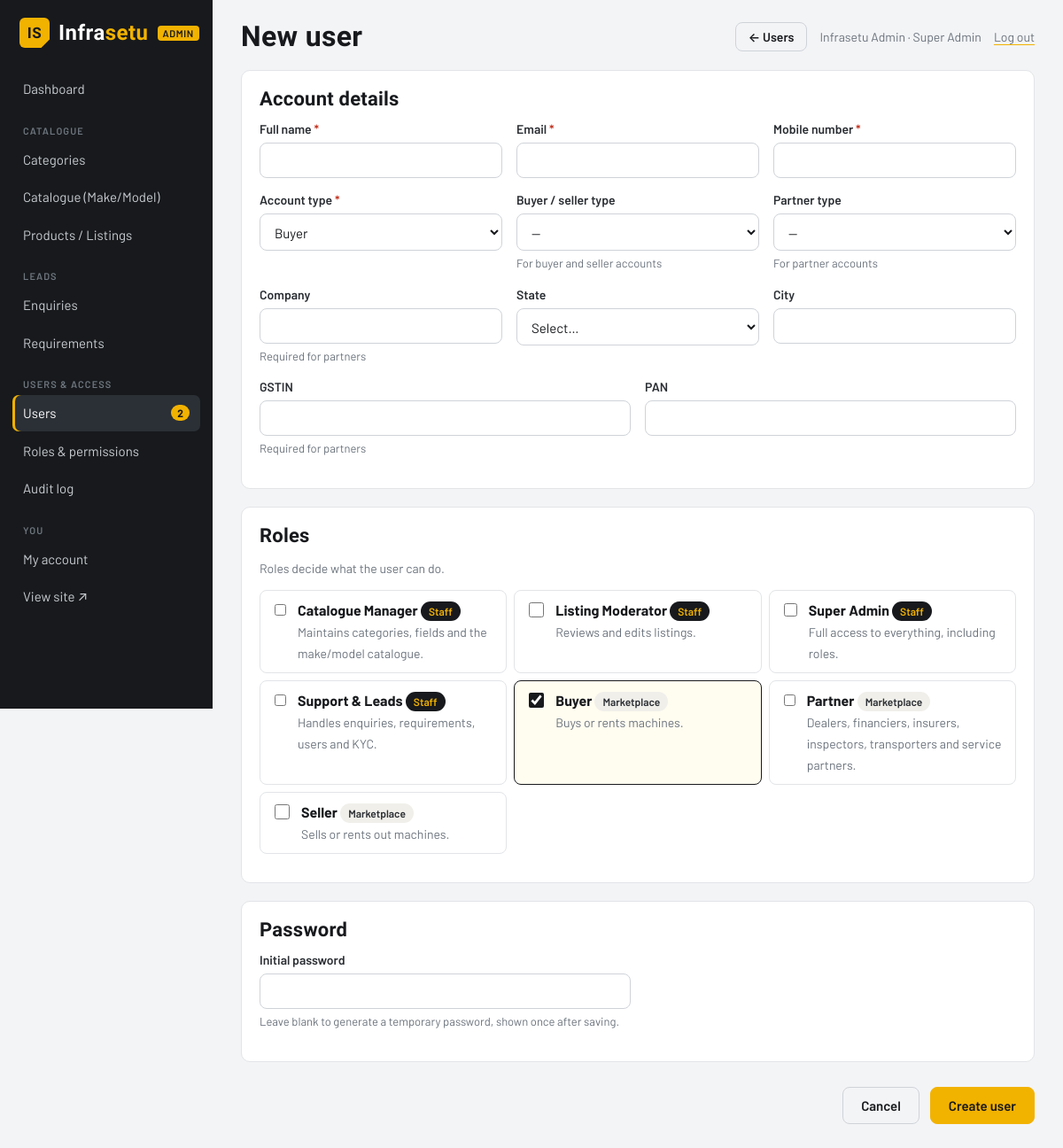
The page /admin/users/new (signed in) on the database its author committed.
### models.py (models this page shows, shortened)
class TimestampMixin:
    created_at = db.Column(db.DateTime, default=datetime.utcnow, nullable=False)
    updated_at = db.Column(db.DateTime, default=datetime.utcnow, onupdate=datetime.utcnow, nullable=False)

class User(TimestampMixin, db.Model):
    __tablename__ = "users"
    id = db.Column(db.Integer, primary_key=True)
    name = db.Column(db.String(120), nullable=False)
    email = db.Column(db.String(160), unique=True, nullable=False, index=True)
    phone = db.Column(db.String(20), nullable=False)
    company = db.Column(db.String(160))
    password_hash = db.Column(db.String(255), nullable=False)
    role = db.Column(db.String(20), default="user", nullable=False)
    is_active = db.Column(db.Boolean, default=True, nullable=False)  # False = suspended
    account_type = db.Column(db.String(20), default="buyer", nullable=False, index=True)
    business_type = db.Column(db.String(60))  # buyer / seller sub-type
    state = db.Column(db.String(60))
    city = db.Column(db.String(80))
    gstin = db.Column(db.String(15))
    pan = db.Column(db.String(10))
    verification_status = db.Column(db.String(20), default="not_submitted", nullable=False)
    verification_note = db.Column(db.String(255))
    verified_at = db.Column(db.DateTime)
    verified_by_id = db.Column(db.Integer)
    last_login_at = db.Column(db.DateTime)
    failed_logins = db.Column(db.Integer, default=0, nullable=False)
    locked_until = db.Column(db.DateTime)
    password_changed_at = db.Column(db.DateTime)
    products = db.relationship("Product", back_populates="user", lazy="dynamic")
    roles = db.relationship("Role", secondary="user_roles", back_populates="users", lazy="selectin",
                            order_by="Role.name")
    partner_profile = db.relationship("PartnerProfile", back_populates="user", uselist=False,
                                      cascade="all, delete-orphan")
    @property
    def permissions(self):
        if any(r.slug == "super_admin" for r in self.roles):
            return set(PERMISSIONS)
        return set().union(*(r.codes for r in self.roles)) if self.roles else set()
    def has_permission(self, code):
        return bool(self.is_active) and code in self.permissions

class Role(TimestampMixin, db.Model):
    __tablename__ = "roles"
    id = db.Column(db.Integer, primary_key=True)
    slug = db.Column(db.String(60), unique=True, nullable=False, index=True)
    name = db.Column(db.String(80), unique=True, nullable=False)
    description = db.Column(db.String(255))
    is_staff = db.Column(db.Boolean, default=False, nullable=False)  # admin-panel role
    is_system = db.Column(db.Boolean, default=False, nullable=False)  # built in, cannot be deleted
    grants = db.relationship("RolePermission", back_populates="role", cascade="all, delete-orphan")
    users = db.relationship("User", secondary="user_roles", back_populates="roles")

### admin_users.py (the view)
@bp.route("/users/new", methods=["GET", "POST"])
@permission_required("users.manage")
def user_new():
    errors = FormErrors()
    u = User(account_type=request.values.get("type", "buyer"), is_active=True)
    if request.method == "POST":
        f = request.form
        with db.session.no_autoflush:
            _apply_user_form(u, f, errors, creating=True)
            role_ids = [int(i) for i in f.getlist("roles") if i.isdigit()]
            pw = (f.get("password") or "").strip()
            if pw and (len(pw) < 8 or pw.isalpha() or pw.isdigit()):
                errors.add("password", "Password must be 8+ characters with letters and numbers.")
            if not errors:
                _set_roles(u, role_ids, errors)
        if not errors:
            temp = pw or _temp_password()
            u.set_password(temp)
            u.role = "admin" if any(r.is_staff for r in u.roles) else "user"
            if u.account_type == "partner":
                u.verification_status = "pending"
            db.session.add(u)
            db.session.flush()
            audit("user.create", u, f"{u.email} as {u.account_type}; roles: {', '.join(r.name for r in u.roles)}")
            db.session.commit()
            flash(f"User {u.email} created." + ("" if pw else f" Temporary password: {temp} — share it securely; "
                                                  "the user should change it after logging in."), "success")
            return redirect(url_for("admin.user_detail", uid=u.id))
        db.session.rollback()
        flash("Please fix the errors below.", "danger")
        form = f.to_dict()
        form["roles"] = f.getlist("roles")
    else:
        default_role = Role.query.filter_by(slug=u.account_type).first()
        form = {"account_type": u.account_type, "roles": [str(default_role.id)] if default_role else []}
    return render_template("admin/user_form.html", u=None, form=form, errors=errors, roles=_assignable_roles())

### admin.py (called while the page is built)
@bp.before_request
@permission_required("admin.access")
def _guard():
    pass

### admin_users.py (called while the page is built)
def _assignable_roles():
    roles = Role.query.order_by(Role.is_staff.desc(), Role.name).all()
    if g.user.has_permission("roles.manage"):
        return roles
    return [r for r in roles if not r.is_staff]

### utils.py (called while the page is built)
def load_current_user():
    uid = session.get("user_id")
    g.user = db.session.get(User, uid) if uid else None
    if g.user is not None and not g.user.is_active:
        session.clear()
        g.user = None

def permission_required(*codes):
    def decorator(view):
        @wraps(view)
        def wrapped(*args, **kwargs):
            if g.user is None:
                return redirect(url_for("auth.login", next=request.full_path))
            if not any(g.user.has_permission(c) for c in codes):
                abort(403)
            return view(*args, **kwargs)
        return wrapped
    return decorator

def can(code):
    return bool(g.get("user") is not None and g.user.has_permission(code))

def csrf_token():
    if "_csrf" not in session:
        session["_csrf"] = secrets.token_hex(16)
    return session["_csrf"]

def check_csrf():
    if request.method == "POST":
        token = request.form.get("_csrf") or request.headers.get("X-CSRF-Token")
        if not token or token != session.get("_csrf"):
            abort(400, description="Invalid or missing form token. Please reload the page and try again.")

### templates/admin/user_form.html (shortened to what this page needs)
{% extends "admin/base.html" %}
{% from "_macros.html" import input, err %}
{% block admin_title %}New user{% endblock %}
{% block top_actions %}<a class="btn btn-ghost btn-sm" href="{{ url_for('admin.users') }}">← Users</a>{% endblock %}
{% block admin_content %}
<form method="post" data-validate>
  <section class="panel">
    <h2>Account details</h2>
    {% set creating = True %}
    {% include "admin/_user_fields.html" %}
  </section>
  <section class="panel">
    <h2>Roles</h2>
    <p class="small muted">Roles decide what the user can do. {% if not can('roles.manage') %}Staff roles can only be granted by someone with the "Manage roles" permission.{% endif %}</p>
    {% set chosen = form.get('roles') or [] %}
    <div class="role-pick{% if errors.get('roles') %} has-error{% endif %}">
      {% for r in roles %}
      <label class="role-option">
        <input type="checkbox" name="roles" value="{{ r.id }}" {% if r.id|string in chosen %}checked{% endif %}>
        <span><b>{{ r.name }}</b> <span class="badge {{ 'badge-staff' if r.is_staff else 'badge-role' }}">{{ 'Staff' if r.is_staff else 'Marketplace' }}</span><br>
          <span class="small muted">{{ r.description or '' }}</span></span>
      </label>
      {% endfor %}
    </div>
  </section>
  <section class="panel">
    <h2>Password</h2>
    <div class="row-2">
      {{ input('password', 'Initial password', {}, errors, type='password', help='Leave blank to generate a temporary password, shown once after saving.', attrs='autocomplete="new-password"') }}
    </div>
  </section>
  <div class="form-actions">
    <a class="btn btn-ghost" href="{{ url_for('admin.users') }}">Cancel</a>
    <button class="btn btn-primary">Create user</button>
  </div>
</form>
{% endblock %}

### templates/admin/base.html (shortened to what this page needs)
{% extends "base.html" %}
{% block body_class %}admin{% endblock %}
{% block content %}
{% set ep = request.endpoint or '' %}
<div class="admin-shell">
  <aside class="admin-side">
    <a class="brand" href="{{ url_for('admin.dashboard') }}"><span class="brand-mark">IS</span> <span>Infra<b>setu</b></span> <small>ADMIN</small></a>
    <nav class="admin-nav">
      {% if can('dashboard.view') %}<a href="{{ url_for('admin.dashboard') }}" class="{{ 'active' if ep == 'admin.dashboard' }}">Dashboard</a>{% endif %}
      {% if can('catalogue.manage') or can('products.view') %}<h5>Catalogue</h5>{% endif %}
      {% if can('catalogue.manage') %}
      <a href="{{ url_for('admin.categories') }}" class="{{ 'active' if 'category' in ep or 'categories' in ep or 'attribute' in ep }}">Categories</a>
      <a href="{{ url_for('admin.catalogue') }}" class="{{ 'active' if 'catalogue' in ep }}">Catalogue (Make/Model)</a>
      {% endif %}
      {% if can('products.view') %}<a href="{{ url_for('admin.products') }}" class="{{ 'active' if 'product' in ep }}">Products / Listings</a>{% endif %}
      {% if can('leads.manage') %}
      <h5>Leads</h5>
      <a href="{{ url_for('admin.enquiries') }}" class="{{ 'active' if 'enquir' in ep }}">Enquiries</a>
      <a href="{{ url_for('admin.requirements') }}" class="{{ 'active' if 'requirement' in ep }}">Requirements</a>
      {% endif %}
      {% if can('users.view') or can('roles.manage') or can('audit.view') %}<h5>Users &amp; access</h5>{% endif %}
      {% if can('users.view') %}<a href="{{ url_for('admin.users') }}" class="{{ 'active' if 'user' in ep }}">Users{% if admin_kyc_pending %} <span class="count" title="KYC waiting">{{ admin_kyc_pending }}</span>{% endif %}</a>{% endif %}
      {% if can('roles.manage') %}<a href="{{ url_for('admin.roles') }}" class="{{ 'active' if 'role' in ep }}">Roles &amp; permissions</a>{% endif %}
      {% if can('audit.view') %}<a href="{{ url_for('admin.audit') }}" class="{{ 'active' if ep == 'admin.audit' }}">Audit log</a>{% endif %}
      <h5>You</h5>
      <a href="{{ url_for('auth.account') }}">My account</a>
      <a href="{{ url_for('public.home') }}" target="_blank">View site ↗</a>
    </nav>
  </aside>
  <div class="admin-main">
    <div class="admin-top">
      <h1>{% block heading %}{{ self.admin_title() }}{% endblock %}</h1>
      <div class="who">
        {% block top_actions %}{% endblock %}
        <span title="{{ g.user.roles|map(attribute='name')|join(', ') }}">{{ g.user.name }} · <span class="muted">{{ g.user.roles|selectattr('is_staff')|map(attribute='name')|join(', ') }}</span></span>
        <form method="post" action="{{ url_for('auth.logout') }}" class="inline"><input type="hidden" name="_csrf" value="{{ csrf_token() }}"><button class="link-btn">Log out</button></form>
      </div>
    </div>
    {% block admin_content %}{% endblock %}
  </div>
</div>
{% endblock %}

### rows shown on the page
User: user.name "Infrasetu Admin"
Role: name "Catalogue Manager", is_staff "Staff", description "Maintains categories, fields and the make/model catalogue."
Role: name "Listing Moderator", is_staff "Staff", description "Reviews and edits listings."
Role: name "Super Admin", is_staff "Staff", description "Full access to everything, including roles."
Role: name "Support & Leads", is_staff "Staff", description "Handles enquiries, requirements, users and KYC."
Role: roles "☑", name "Buyer", is_staff "Marketplace", description "Buys or rents machines."
Role: name "Partner", is_staff "Marketplace", description "Dealers, financiers, insurers, inspectors, transporters and service partners."
Role: name "Seller", is_staff "Marketplace", description "Sells or rents out machines."

### other values the page prints
{{ admin_kyc_pending }} "2"
{{ g.user.roles|selectattr('is_staff')|map(attribute='name')|join(', ') }} "Super Admin"
{{ text }} "Full name Email Mobile number Buyer / seller type Partner type Company State City GSTIN PAN Initial password"
{{ help }} "For buyer and seller accounts For partner accounts"
{{ help }} "Required for partners Required for partners Leave blank to generate a temporary password, shown once after saving."
form field business_type "—"
form field partner_type "—"
form field state "Select…"
